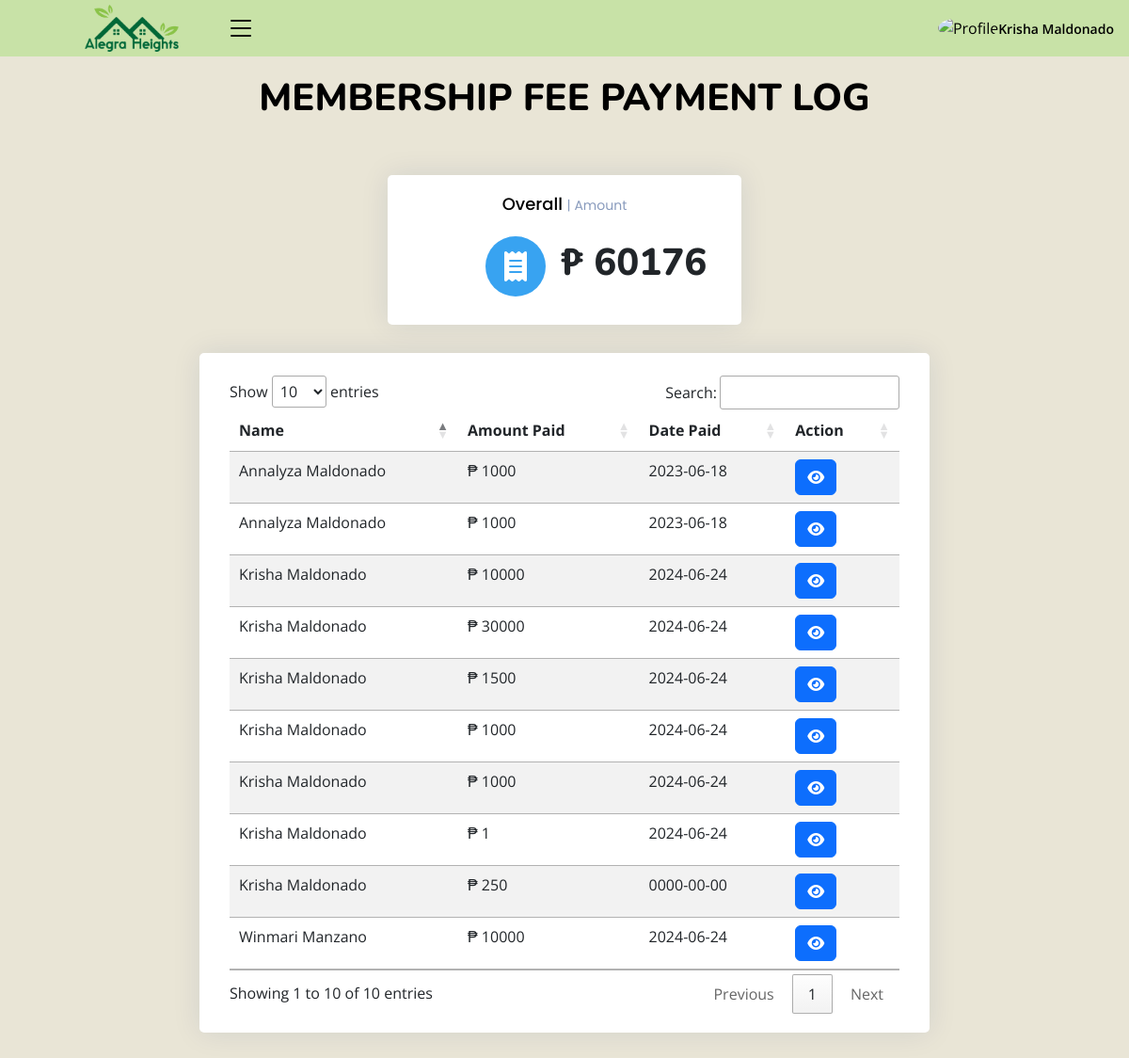
Page /admin/mem_fee.php (signed in) on the committed database.
### tables this page shows
CREATE TABLE `payment_log` (
  `id` int(11) NOT NULL,
  `type` varchar(250) NOT NULL,
  `project_name` varchar(250) NOT NULL,
  `amount` int(11) NOT NULL,
  `date_paid` date NOT NULL,
  `user_id` int(11) NOT NULL,
  `status` varchar(255) DEFAULT 'Unpaid'
);

CREATE TABLE `members` (
  `id` int(10) NOT NULL,
  `block_number` int(10) NOT NULL,
  `lot_number` int(10) NOT NULL,
  `first_name` varchar(100) NOT NULL,
  `mid_name` varchar(250) NOT NULL,
  `last_name` varchar(100) NOT NULL,
  `gender` varchar(250) NOT NULL,
  `contact` varchar(250) NOT NULL,
  `username` varchar(250) NOT NULL,
  `password` varchar(250) NOT NULL,
  `user_image` varchar(250) NOT NULL,
  `status` int(11) NOT NULL DEFAULT 1,
  `date_added` date DEFAULT current_timestamp(),
  `household_id` int(11) DEFAULT NULL,
  `membership_plan` varchar(255) DEFAULT 'Monthly',
  `residence_type` varchar(255) DEFAULT 'Homeowner',
  `lot_type` varchar(255) DEFAULT NULL,
  `award_type` varchar(255) DEFAULT NULL
);

### admin/class/adminback.php (called while the page is built, shortened)
<?php
class  adminback
{
    private $connection;
    function __construct()
    {
        $dbhost = "localhost";
        $dbuser = "root";
        $dbpass = "";
        $dbname = "alegra_heights_db";
        $this->connection = mysqli_connect($dbhost, $dbuser, $dbpass, $dbname);
    }
function display_mem_fee()
{
    $type="Membership Fee";
    $query = "SELECT payment_log.*, members.first_name, members.last_name,members.id FROM `payment_log` JOIN members ON payment_log.user_id = members.id AND payment_log.status = 'Paid'
    WHERE payment_log.type='$type' ORDER BY `date_paid` DESC";
    if(mysqli_query($this->connection, $query)){
        $result = mysqli_query($this->connection, $query);
        return $result;
    }
}
}

### admin/mem_fee.php (the view, shortened to what this page needs)
<?php
include_once("class/adminback.php");
include_once("class/db.php");
$obj = new adminback();
$members = $obj->display_mem_fee();
?>
<!DOCTYPE html>
<html lang="en">
<?php include('header.php')?>
    <link rel="stylesheet" href="https://cdn.datatables.net/1.13.4/css/jquery.dataTables.min.css">
    <link rel="stylesheet" href="https://cdn.datatables.net/searchpanes/2.1.2/css/searchPanes.dataTables.min.css">
    <link rel="stylesheet" href="https://cdn.datatables.net/searchpanes/2.1.2/js/dataTables.searchPanes.min.js">
<body class="toggle-sidebar">
<?php include('headnav.php')?>
<main id="main" class="main">
<div class="pagetitle">
  <h1>MEMBERSHIP FEE PAYMENT LOG</h1>
  <br>
</div>
<br>
<section class="section dashboard">
  <div class="row">
    <div style="margin: auto;" class="col-lg-8">
    <div class="row">
        <center>
  <div style="text-align: center;" class="col-xxl-4 col-md-6">
              <div class="card info-card sales-card">
                <div  class="card-body">
                  <h5 class="card-title">Overall <span>| Amount</span></h5>
                  <div style="margin-left: 25%;" class="d-flex align-items-center">
                    <div style="background-color: #38a3f1; color: white; " class="card-icon rounded-circle d-flex align-items-center justify-content-center">
                    <i class="fa-solid fa-receipt"></i>
                    </div>
                    <div class="ps-3">
                    <?php
$result = mysqli_query($conn, "SELECT SUM(amount) AS value_sum FROM payment_log WHERE status='Paid'");
$row = mysqli_fetch_assoc($result);
$sum = $row['value_sum'];
      ?>
                      <h1 style="font-weight: 800;">₱ <?php echo $sum ?></h1>
                    </div>
                  </div>
                </div>
              </div>
            </div>
    </center>
<br>
      <div class="card">
        <div class="card-body">
            <br>
          <div class="table-wrapper">
          <table id="example" class="table table-striped table-hover datatable">
            <thead>
                <th scope="col">Name</th>
                <th scope="col">Amount Paid</th>
                <th scope="col">Date Paid</th>
                <th scope="col">Action</th>
            </thead>
            <tbody>
            <?php
    while ($mem = mysqli_fetch_assoc($members)){
        ?>
              <tr>
                <td><?php echo $mem['first_name']." ".$mem['last_name'] ?></td>
                <td>₱ <?php echo $mem['amount']; ?></td>
                <td><?php echo $mem['date_paid']; ?></td>
                <td>
                <a href="view_member.php?status=view&&id=<?php echo $mem['id'] ?>" type="button" class="btn btn-primary"><i class="fa-solid fa-eye"></i></a>
                </td>
              </tr>
            <?php
            }
              ?>
            </tbody>
          </table>
          </div>
        </div>
      </div>
    </div>
  </div>
</section>
</main>
</body>
</html>

### admin/assets/css/style.css (style rules this page uses)
:root { scroll-behavior: smooth; }
body { font-family: "Open Sans", sans-serif; background: #E9E5D6; color: #000000; }
a { color: #4154f1; text-decoration: none; }
h1, h2, h3, h4, h5, h6 { font-family: "Nunito", sans-serif; }
#main { margin-top: 60px; padding: 20px 30px; transition: all 0.3s; }
.pagetitle { margin-bottom: 10px; text-align: center; }
.pagetitle h1 { font-size: 40px; margin-bottom: 0; font-weight: 800; color: #000000; }
.card { margin-bottom: 30px; border: none; border-radius: 5px; box-shadow: 0px 0 30px rgba(1, 41, 112, 0.1); }
.card-title { padding: 20px 0 15px 0; font-size: 18px; font-weight: 500; color: #000000; font-family: "Poppins", sans-serif; }
.card-title span { color: #899bbd; font-size: 14px; font-weight: 400; }
.card-body { padding: 0 20px 20px 20px; }
@media (min-width: 1200px) { #main, #footer { margin-left: 300px; } }
@media (min-width: 1200px) { .toggle-sidebar #main, .toggle-sidebar #footer { margin-left: 0; } }
.dashboard .info-card { padding-bottom: 10px; }
.dashboard .card-icon { font-size: 32px; line-height: 0; width: 64px; height: 64px; flex-shrink: 0; flex-grow: 0; }
.dashboard .sales-card .card-icon { color: #4154f1; background: #f6f6fe; }

### rows in the picture
payment_log: members.first_name "Krisha", members.last_name "Maldonado", amount "10000", date_paid "2024-06-24"
payment_log: members.first_name "Krisha", members.last_name "Maldonado", amount "30000", date_paid "2024-06-24"
payment_log: members.first_name "Krisha", members.last_name "Maldonado", amount "1500", date_paid "2024-06-24"
payment_log: members.first_name "Krisha", members.last_name "Maldonado", amount "1000", date_paid "2024-06-24"
payment_log: members.first_name "Krisha", members.last_name "Maldonado", amount "1000", date_paid "2024-06-24"
payment_log: members.first_name "Krisha", members.last_name "Maldonado", amount "1", date_paid "2024-06-24"
payment_log: members.first_name "Winmari", members.last_name "Manzano", amount "10000", date_paid "2024-06-24"
payment_log: members.first_name "Annalyza", members.last_name "Maldonado", amount "1000", date_paid "2023-06-18"
payment_log: members.first_name "Annalyza", members.last_name "Maldonado", amount "1000", date_paid "2023-06-18"
payment_log: members.first_name "Krisha", members.last_name "Maldonado", amount "250", date_paid "0000-00-00"

### other values in the picture
$_SESSION['name'] "Krisha Maldonado"
$sum "60176"
